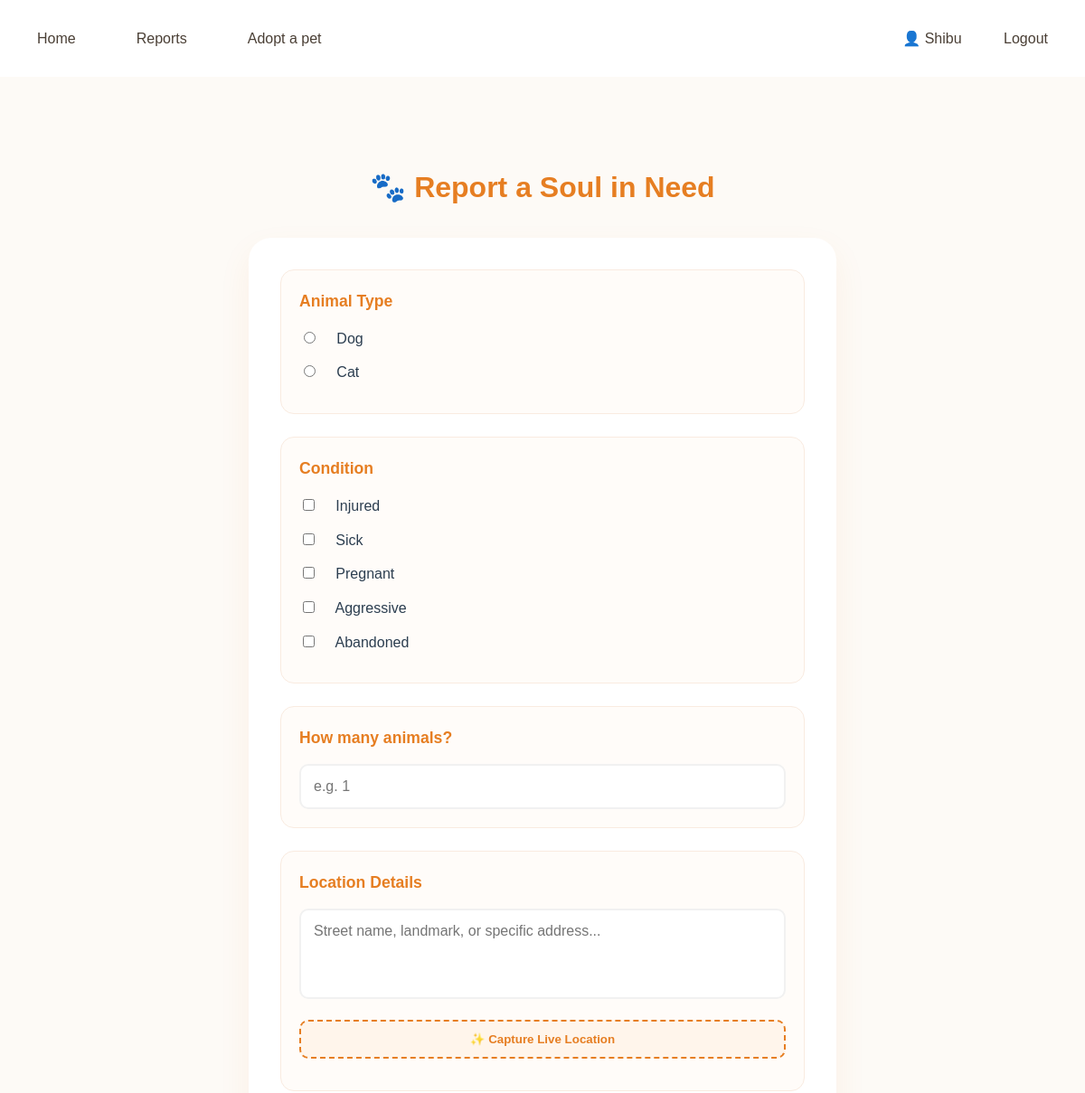
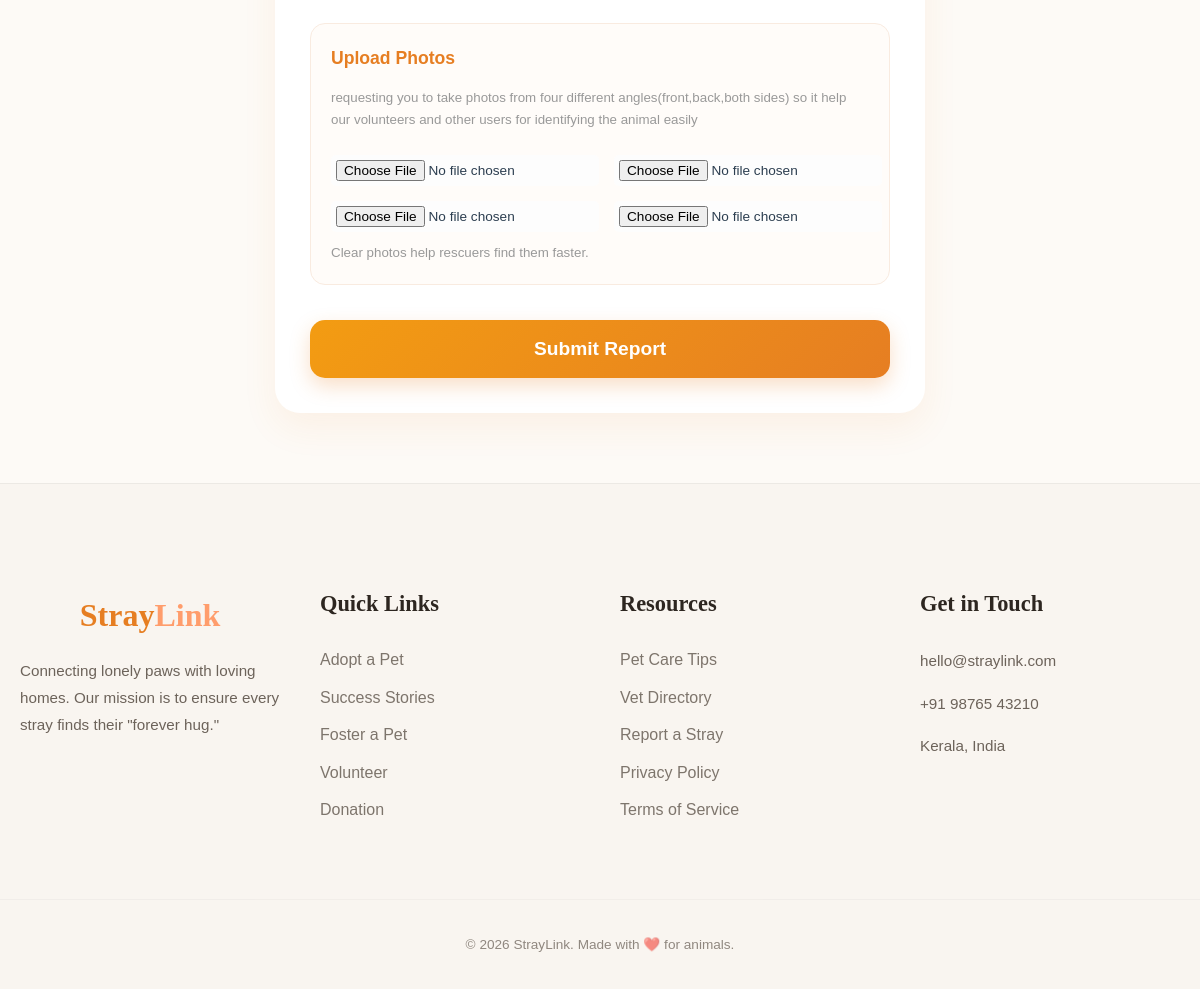
The page /report/ (signed in) on the database its author committed (2 pictures, top to bottom).
### App/models.py (models this page shows, shortened)
class Condition(models.Model):
    name = models.CharField(max_length=50, unique=True)

### App/views.py (the view, shortened to what this page needs)
# urls.py: path('report/',views.Report,name='Report'),
@login_required
def Report(request):
    conditions = Condition.objects.all()
    return render(request, 'Report.html',
    {'conditions': conditions,}
    )

### App/templates/Report.html (shortened to what this page needs)
{% load static %}
<!DOCTYPE html>
<html lang="en">
<head>
    <link rel="stylesheet" href="{% static 'css/report.css' %}">
</head>
<body>
<nav class="navbar">
    <div class="nav-container">
        <ul class="nav-menu">
            <li class="has-dropdown">
                <a href="{% url 'Home' %}">Home</a>
            </li>
            <li class="has-dropdown">
                <a href="#">Reports </a>
            </li>
            <li class="has-dropdown">
                <a href="#">Adopt a pet</a>
            </li>
            <li class="user-auth-section">
                {% if user.is_authenticated %}
                    <div class="user-dropdown">
                        <a href="{% url 'UserProfile' %}" class="profile-link">
                            <span class="icon">👤</span> {{ user.username }}
                        </a>
                        <a href="{% url 'UserLogout' %}" class="logout-btn">Logout</a>
                    </div>
                {% endif %}
            </li>
        </ul>
    </div>
</nav>
<div class="container">
    <h2>🐾 Report a Soul in Need</h2>
    <form method="POST" enctype="multipart/form-data">
        <div class="form-group">
            <p>Animal Type</p>
            <label class="option-item"><input type="radio" name="animal_type" value="dog" required> &nbsp; Dog</label>
            <label class="option-item"><input type="radio" name="animal_type" value="cat"> &nbsp; Cat</label>
        </div>
        <div class="form-group">
            <p>Condition</p>
            {% for condition in conditions %}
                <label class="option-item">
                    <input type="checkbox" name="conditions" value="{{ condition.id }}">
                    &nbsp; {{ condition.name|title }}
                </label>
            {% endfor %}
        </div>
        <div class="form-group">
            <p>How many animals?</p>
            <input type="number" name="animal_count" placeholder="e.g. 1" min="1">
        </div>
        <div class="form-group">
            <p>Location Details</p>
            <textarea name="manual_location" placeholder="Street name, landmark, or specific address..." required></textarea>
            <button type="button" class="btn-location" onclick="getLocation()">✨ Capture Live Location</button>
        </div>
        <div class="form-group">
            <p>Upload Photos</p>
            <small style="color: #999; display: block; margin-top: 10px;">requesting you to take  photos from four different angles(front,back,both sides) so it help our volunteers and other users for identifying the animal easily</small><br>
            <div class="file-input-wrapper">
                <input type="file" name="pic1">
                <input type="file" name="pic2">
                <input type="file" name="pic3">
                <input type="file" name="pic4">
            </div>
            <small style="color: #999; display: block; margin-top: 10px;">Clear photos help rescuers find them faster.</small>
        </div>
        <button type="submit" class="btn-submit">Submit Report</button>
    </form>
</div>
<footer class="main-footer">
    <div class="footer-container">
        <div class="footer-section about">
            <h2 class="footer-logo">Stray<span>Link</span></h2>
            <p>Connecting lonely paws with loving homes. Our mission is to ensure every stray finds their "forever hug."</p>
            <div class="social-links">
            </div>
        </div>
        <div class="footer-section links">
            <h3>Quick Links</h3>
            <ul>
                <li><a href="#">Adopt a Pet</a></li>
                <li><a href="#">Success Stories</a></li>
                <li><a href="#">Foster a Pet</a></li>
                <li><a href="#">Volunteer</a></li>
                <li><a href="#">Donation</a></li>
            </ul>
        </div>
        <div class="footer-section links">
            <h3>Resources</h3>
            <ul>
                <li><a href="#">Pet Care Tips</a></li>
                <li><a href="#">Vet Directory</a></li>
                <li><a href="#">Report a Stray</a></li>
                <li><a href="#">Privacy Policy</a></li>
                <li><a href="#">Terms of Service</a></li>
            </ul>
        </div>
        <div class="footer-section contact">
            <h3>Get in Touch</h3>
            <p> hello@straylink.com</p>
            <p> +91 98765 43210</p>
            <p> Kerala, India</p>
        </div>
    </div>
    <div class="footer-bottom">
        <p>&copy; 2026 StrayLink. Made with ❤️ for animals.</p>
    </div>
</footer>
</body>
</html>

### App/static/css/report.css (style rules this page uses)
:root { --primary-warm: #f39c12; --secondary-warm: #e67e22; --bg-soft: #fdfaf6; --text-dark: #2c3e50; --white: #ffffff; --border-warm: #f9ebe0; --warm-cream: #fdfaf5; --hope-orange: #ff9d6c; --heart-red: #e8635a; --leaf-green: #7ca982; --soft-text: #4a3f35; --ray-of-light: #fffcf0; --hug-shadow: 0 10px 30px rgba(74, 63, 53, 0.08); --nav-bg: #ffffff; --text-color: #4a3f35; --hover-color: #e67e22; --accent-red: #e74c3c; --shadow: 0 4px 20px rgba(0, 0, 0, 0.05); }
body { font-family: 'Poppins', sans-serif; background-color: var(--bg-soft); color: var(--text-dark); margin: 0; padding: 0; line-height: 1.6; }
.container { max-width: 650px; margin: 50px auto; padding: 20px; animation: slideUp 0.6s ease-out; }
h2 { text-align: center; color: var(--secondary-warm); margin-bottom: 30px; font-size: 2rem; }
form { background: var(--white); padding: 35px; border-radius: 25px; box-shadow: 0 15px 35px rgba(230, 126, 34, 0.08); }
.form-group { margin-bottom: 25px; padding: 20px; border-radius: 15px; background: #fffcf9; border: 1px solid var(--border-warm); transition: transform 0.3s ease; }
.form-group p { margin-top: 0; font-weight: 600; color: var(--secondary-warm); font-size: 1.1rem; margin-bottom: 15px; }
input[type="number"], textarea { width: 100%; padding: 14px; border: 2px solid #f1f1f1; border-radius: 10px; box-sizing: border-box; font-family: inherit; font-size: 1rem; transition: all 0.3s; }
textarea { height: 100px; resize: none; }
.option-item { display: block; margin-bottom: 12px; cursor: pointer; font-size: 1rem; transition: color 0.2s; }
.option-item input { margin-right: 10px; accent-color: var(--secondary-warm); }
.btn-location { background: #fff5eb; color: var(--secondary-warm); border: 2px dashed var(--secondary-warm); padding: 12px; border-radius: 10px; cursor: pointer; width: 100%; font-weight: 600; margin-top: 15px; transition: all 0.3s ease; }
.btn-submit { background: linear-gradient(135deg, var(--primary-warm), var(--secondary-warm)); color: white; border: none; padding: 18px; border-radius: 15px; width: 100%; font-size: 1.2rem; font-weight: 600; cursor: pointer; box-shadow: 0 8px 20px rgba(230, 126, 34, 0.25); transition: all 0.3s ease; margin-top: 10px; }
.file-input-wrapper { display: grid; grid-template-columns: 1fr 1fr; gap: 15px; }
.file-input-wrapper input { background: #fdfdfd; padding: 5px; border-radius: 5px; font-size: 0.85rem; }
.main-footer { background-color: #f9f5f0; padding: 80px 0 20px; color: var(--soft-text); border-top: 1px solid rgba(0,0,0,0.05); }
.footer-container { max-width: 1200px; margin: 0 auto; display: grid; grid-template-columns: repeat(auto-fit, minmax(200px, 1fr)); gap: 40px; padding: 0 20px; }
.footer-section h3 { font-family: 'Fraunces', serif; font-size: 1.4rem; margin-bottom: 25px; color: #2d2620; }
.footer-logo { font-family: 'Fraunces', serif; font-size: 2rem; margin-bottom: 15px; }
.footer-logo span { color: var(--hope-orange); }
.footer-section p { font-size: 0.95rem; opacity: 0.8; line-height: 1.8; }
.footer-section ul { list-style: none; padding: 0; }
.footer-section ul li { margin-bottom: 12px; }
.footer-section ul li a { text-decoration: none; color: var(--soft-text); opacity: 0.7; transition: all 0.3s ease; }
.footer-bottom { text-align: center; margin-top: 60px; padding-top: 20px; border-top: 1px solid rgba(0,0,0,0.05); font-size: 0.85rem; opacity: 0.6; }
.navbar { background-color: var(--nav-bg); padding: 10px 0; position: sticky; top: 0; z-index: 1000; }
.nav-container { max-width: 1200px; margin: 0 auto; padding: 0 25px; }
.nav-menu { list-style: none; display: flex; align-items: center; gap: 35px; margin: 0; padding: 0; height: 65px; }
.nav-menu li a { text-decoration: none; color: var(--text-color); font-size: 1rem; font-weight: 500; padding: 8px 16px; border-radius: 20px; transition: all 0.3s ease; }
.has-dropdown { position: relative; }
.user-auth-section { margin-left: auto; display: flex; align-items: center; gap: 15px; }
.logout-btn { color: #888; font-size: 0.9rem; margin-left: 10px; }

### rows shown on the page
Condition: name "Injured"
Condition: name "Sick"
Condition: name "Pregnant"
Condition: name "Aggressive"
Condition: name "Abandoned"

### other values the page prints
{{ user.username }} "Shibu"
